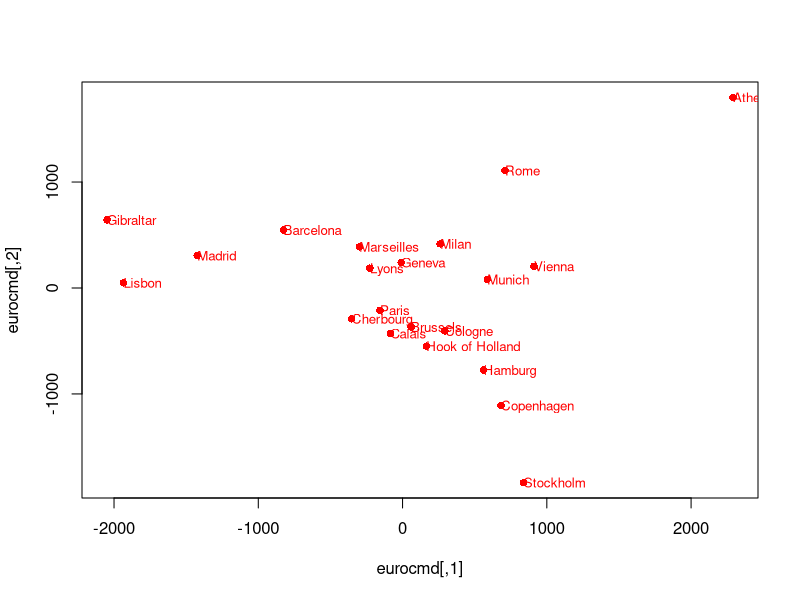

Source code (R): (Note: this script raises an error after producing the figure.)
## ---- chunk 1
options(
  htmltools.dir.version = FALSE, # for blogdown
  width=80
)

# library(emo)
htmltools::tagList(rmarkdown::html_dependency_font_awesome())
## ---- chunk 2
library(datasets); class(eurodist)
## ---- chunk 3
eurocmd <- cmdscale(eurodist)
plot(eurocmd, type = "p", pch = 16, col = "red")
text(eurocmd, rownames(eurocmd), adj = c(0,0.5), col = "red", cex = 0.8)
## ---- chunk 4
knitr::include_graphics("euromap.jpg")
## ---- chunk 5
plot(eurocmd[,1], -eurocmd[,2], type = "p", asp = 1,pch = 16, col = "red")
text(eurocmd[,1], -eurocmd[,2], rownames(eurocmd),, adj = c(0,0.5), col = "red", cex = 0.8)
## ---- chunk 6
data("USairpollution", package = "HSAUR2")
summary(USairpollution)
## ---- chunk 7
dat <- USairpollution # less typing
xs <- scale(dat)
pol.mds <- cmdscale(dist(xs), k = 2, eig = TRUE)
head(pol.mds$points)
## ---- chunk 8
x <- pol.mds$points
plot(x[,1], x[,2], type = "p", pch = 16, col = "red")
text(x[,1], x[,2], labels = rownames(x), adj = c(0.5, 0.5))
## ---- chunk 9
dat <- data.frame(rbind(c("A",35,190),c("B",40,190),
                        c("C",35,160),c("D",40,160)))
colnames(dat) <- c("Person", "Age [years]", "Height [cm]")
library(knitr)
kable(dat)
## ---- chunk 10
knitr::include_graphics("scale-1.jpg")
## ---- chunk 11
dat <- data.frame(rbind(c("A",35,6.232),c("B",40,6.232),
                        c("C",35,5.248),c("D",40,5.248)))
colnames(dat) <- c("Person", "Age [years]", "Height [ft]")
library(knitr)
kable(dat)
## ---- chunk 12
knitr::include_graphics("scale-2.jpg")
## ---- chunk 13
dat <- data.frame(rbind(c("A",-0.87, 0.87),c("B",0.87, 0.87),
                        c("C",-0.87,-0.87),c("D",0.87,-0.87)))
colnames(dat) <- c("Person", "Age [years]", "Height [cm]")
library(knitr)
kable(dat, align = 'ccc', padding = 0, booktabs = T)
## ---- chunk 14
knitr::include_graphics("scale-3.jpg")
## ---- chunk 15
dat <- data.frame(rbind(c("A",13.3,38.0),c("B",12.4,45.4),
                        c("C",-122.7,45.6),c("D",-122.4,37.7)))
colnames(dat) <- c("Object", "X1", "X2")
kable(dat, align = 'ccc', padding = 0, booktabs = T)

knitr::include_graphics("scale-4.jpg")
## ---- chunk 16
dat <- data.frame(rbind(c("Palermo",13.3,38.0),c("Venice",12.4,45.4),
                        c("Portland",-122.7,45.6),c("San Francisco",-122.4,37.7)))
colnames(dat) <- c("Object", "Longitude", "Latitude")
kable(dat, align = 'ccc', padding = 0, booktabs = T)

knitr::include_graphics("scale-4.jpg")
## ---- chunk 17
knitr::include_graphics("non-metric-1.jpg")
## ---- chunk 18
knitr::include_graphics("non-metric-2.jpg")
## ---- chunk 19
knitr::include_graphics("non-metric-3.jpg")
## ---- chunk 20
data("voting", package = "HSAUR")
require("MASS")
head(voting[,1:4], n = 4)
## ---- chunk 21
voting.mds <- cmdscale(voting, eig=TRUE)
names(voting.mds)
## ---- chunk 22
demind <- grep("(D)",colnames(voting))
col <- rep("red",15)
col[demind] <- "blue"

plot(voting.mds$points[,1], voting.mds$points[,2],
     type = "n", xlab = "Coordinate 1", ylab = "Coordinate 2",
     xlim = range(voting.mds$points[,1])*1.2)
text(voting.mds$points[,1], voting.mds$points[,2], 
     labels = colnames(voting), cex = 0.7, col = col)
## ---- chunk 23
voting_mds <- isoMDS(voting)
## ---- chunk 24
demind <- grep("(D)",colnames(voting))
col <- rep("red",15)
col[demind] <- "blue"

plot(voting_mds$points[,1], voting_mds$points[,2],
     type = "n", xlab = "Coordinate 1", ylab = "Coordinate 2",
     xlim = range(voting_mds$points[,1])*1.2)
text(voting_mds$points[,1], voting_mds$points[,2], 
     labels = colnames(voting), cex = 0.7, col = col)
## ---- chunk 25
library(ggplot2)
library(ggrepel)

voting.data <- data.frame(voting_mds$points)

set.seed(42)
ggplot(voting.data) +
  geom_point(aes(X1,X2), color = 'red') +
  geom_text_repel(aes(X1,X2, 
                      label = rownames(voting.data))) +
  theme_classic(base_size = 16)
## ---- chunk 26
library(randomForest)
ind <- sample(2,nrow(iris),replace=TRUE,prob=c(0.7,0.3))
trainData <- iris[ind==1,]
testData <- iris[ind==2,]
iris_rf <- randomForest(Species~.,data=trainData,ntree=100,proximity=TRUE)
table(predict(iris_rf),trainData$Species)
## ---- chunk 27
varImpPlot(iris_rf)
## ---- chunk 28
plot(iris_rf)
## ---- chunk 29
irisPred<-predict(iris_rf,newdata=testData)
table(irisPred, testData$Species)
## ---- chunk 30
set.seed(71)
iris.rf <- randomForest(Species ~ ., data=iris, importance=TRUE,
                        proximity=TRUE)
## Do MDS on 1 - proximity:
iris.mds <- cmdscale(1 - iris.rf$proximity, eig=TRUE)
## Look at variable importance:
round(importance(iris.rf), 2)
## ---- chunk 31
op <- par(pty="s")
plot(iris.mds$points[,1],iris.mds$points[,2],
      col=c("red", "green", "blue")[as.numeric(iris$Species)],
      main="Iris Data: MDS of Proximity Based on RandomForest")
par(op)
## ---- chunk 32
op <- par(pty="s")
pairs(cbind(iris[,1:4], unlist(iris.mds$points)), cex=0.6, gap=0,
      col=c("red", "green", "blue")[as.numeric(iris$Species)],
      main="Iris Data: Predictors and MDS of Proximity Based on RandomForest")
par(op)
